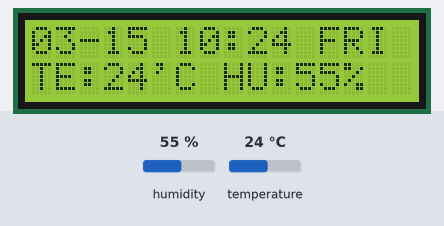
The sketch below on a simulated Arduino Uno, built with avr-gcc and run on an emulated ATmega328P. On the bench: 16×2 character LCD. Inputs (shaded band) come from the test bench; at power-on: humidity 55 %, temperature 24 °C. The local clock reads 2024-03-15 10:24:30 at power-on unless the sketch sets it; what the sketch prints to the serial monitor is not drawn.

Above: at 1.2 s.
1.3 s: humidity set to 22 %
At 3.4 s:
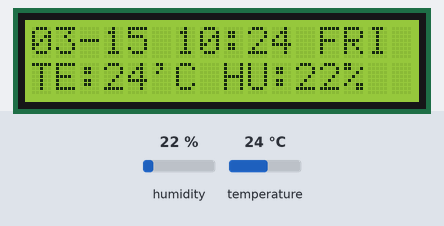
3.7 s: temperature set to 12 °C
At 5.4 s:
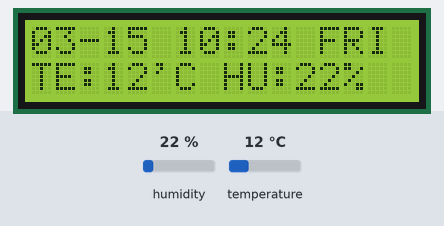
5.8 s: humidity set to 40 %
At 7.5 s:
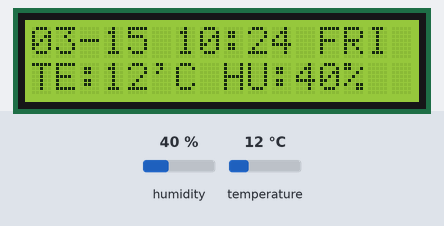
7.9 s: temperature set to 19 °C
At 9.5 s:
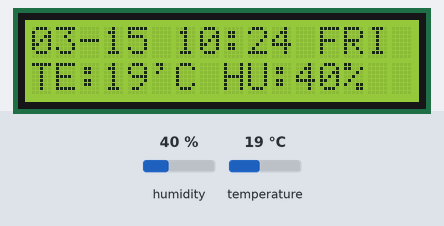
Timing chart, 0 to 11.0 s (numbered marks = the images above; inputs shaded):
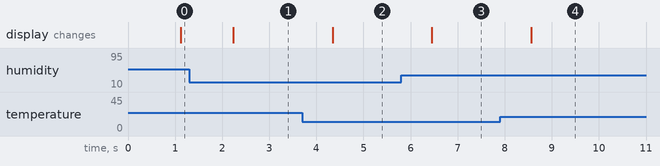

The sketch:

temp_clock.ino
```cpp
#include <DS1302.h>
#include <LiquidCrystal_I2C.h>

#include<DHT11.h>


const int kCePin   = 8;   // Chip Enable
const int kIoPin   = 7;   // Input/Output
const int kSclkPin = 6;   // Serial Clock
DHT11 dht11(5);

DS1302 rtc(kCePin, kIoPin, kSclkPin);

LiquidCrystal_I2C lcd(0x27, 16, 2);

String dayAsString(const Time::Day day) {
  switch (day) {
    case Time::kSunday: return "SUN";
    case Time::kMonday: return "MON";
    case Time::kTuesday: return "TUE";
    case Time::kWednesday: return "WED";
    case Time::kThursday: return "THU";
    case Time::kFriday: return "FRI";
    case Time::kSaturday: return "SAT";
  }
  return "";
}

void setup() {
  Serial.begin(9600);

  //rtc.writeProtect(false);
  //rtc.halt(false);
  //Time t(2017, 11, 11, 8, 43, 00, Time::kSaturday);
  //rtc.time(t);

  lcd.begin();
  lcd.print("test");
}


void loop()
{
  float humi, temp;
 dht11.read(humi, temp);

  Time t = rtc.time();
  const String day = dayAsString(t.day);
  char buf[50];
  snprintf(buf, sizeof(buf), "%02d-%02d %02d:%02d %s", t.mon, t.date, t.hr, t.min, day.c_str());
  lcd.setCursor(0, 0);
  lcd.print(buf);
  snprintf(buf, sizeof(buf), "%s %04d-%02d-%02d %02d:%02d:%02d", day.c_str(), t.yr, t.mon, t.date, t.hr, t.min, t.sec);
  Serial.println(buf);

  lcd.setCursor(0, 1);
  lcd.print("TE:");

  lcd.print((int)temp);
  lcd.print("'C");

  lcd.print(" HU:");
  lcd.print((int)humi);
  delay(1000);
  lcd.print("%");
}
```

Measured:
- after the input at 1.3 s, the display: changes after 0.93 s (image 1)
- after the input at 3.7 s, the display: changes after 0.64 s (image 2)
- after the input at 5.8 s, the display: changes after 0.65 s (image 3)
- after the input at 7.9 s, the display: changes after 0.67 s (image 4)
